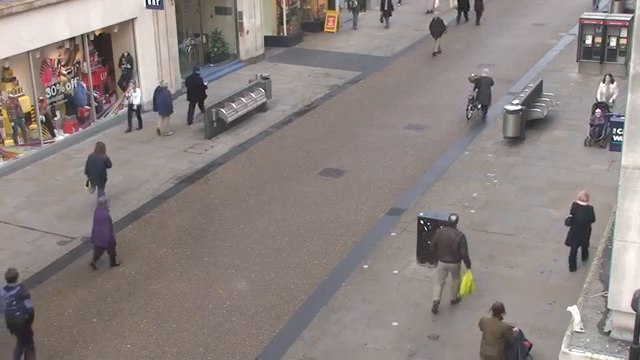
#> input picture frame 53 of distance/test.mp4, 640 x 360 px, given in place of people-capture.mp4, which was not available
$ python counter.py
#> lines starting #> are read from the running program, lines starting #| are printed output that depends on the picture; pictures that were not available may be replaced by others from this repository, and a replacement may not be noted
import numpy as np
import time
import imutils
import cv2

avg = None
video = cv2.VideoCapture("people-capture.mp4")
xvalues = list()
motion = list()
count1 = 0
count2 = 0
def find_majority(k):
    myMap = {}
    maximum = ( '', 0 ) # (occurring element, occurrences)
    for n in k:
        if n in myMap: myMap[n] += 1
        else: myMap[n] = 1

        # Keep track of maximum on the go
        if myMap[n] > maximum[1]: maximum = (n,myMap[n])

    return maximum

while 1:
    ret, frame = video.read()
#> frame is the input picture: shape (360, 640, 3); mean B, G, R 128.1, 130.6, 139.6
    flag = True
    text=""

    frame = imutils.resize(frame, width=500)
#> frame: shape (281, 500, 3)
    gray = cv2.cvtColor(frame, cv2.COLOR_BGR2GRAY)
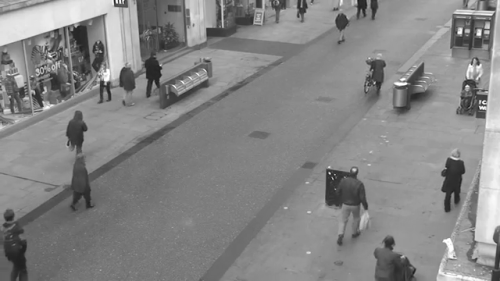
#> gray: shape (281, 500); min 25, max 255, mean 133.1
    gray = cv2.GaussianBlur(gray, (21, 21), 0)
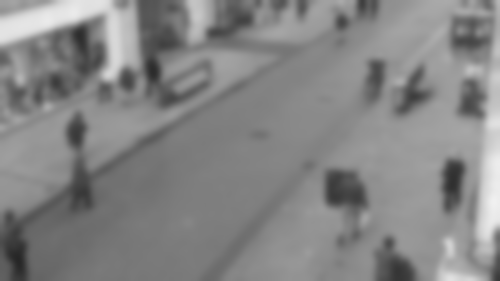
#> gray: shape (281, 500); min 38, max 240, mean 133.1

    if avg is None:
        print ("[INFO] starting background model...")
        avg = gray.copy().astype("float")
        continue

    cv2.accumulateWeighted(gray, avg, 0.5)
    frameDelta = cv2.absdiff(gray, cv2.convertScaleAbs(avg))
    thresh = cv2.threshold(frameDelta, 5, 255, cv2.THRESH_BINARY)[1]
    thresh = cv2.dilate(thresh, None, iterations=2)
    ( cnts, _) = cv2.findContours(thresh.copy(), cv2.RETR_EXTERNAL, cv2.CHAIN_APPROX_SIMPLE)

    for c in cnts:
        if cv2.contourArea(c) < 5000:
            continue
        (x, y, w, h) = cv2.boundingRect(c)
        xvalues.append(x)
        cv2.rectangle(frame, (x, y), (x + w, y + h), (0, 0, 255), 2)
        flag = False

    no_x = len(xvalues)

    if (no_x > 2):
        difference = xvalues[no_x - 1] - xvalues[no_x - 2]
        if(difference > 0):
            motion.append(1)
        else:
            motion.append(0)

    if flag is True:
        if (no_x > 5):
            val, times = find_majority(motion)
            if val == 1 and times >= 15:
                count1 += 1
            else:
                count2 += 1

        xvalues = list()
        motion = list()

    cv2.line(frame, (260, 0), (260,480), (0,255,0), 2)
    cv2.line(frame, (420, 0), (420,480), (0,255,0), 2)
    cv2.putText(frame, "In: {}".format(count1), (10, 20), cv2.FONT_HERSHEY_SIMPLEX, 0.5, (0, 0, 255), 2)
    cv2.putText(frame, "Out: {}".format(count2), (10, 40), cv2.FONT_HERSHEY_SIMPLEX, 0.5, (0, 0, 255), 2)
    cv2.imshow("Frame",frame)
    cv2.imshow("Gray",gray)
    cv2.imshow("FrameDelta",frameDelta)

    key = cv2.waitKey(1) & 0xFF
    if key == ord('q'):
        break

video.release()
cv2.destroyAllWindows()

$ run again, starting later in the video
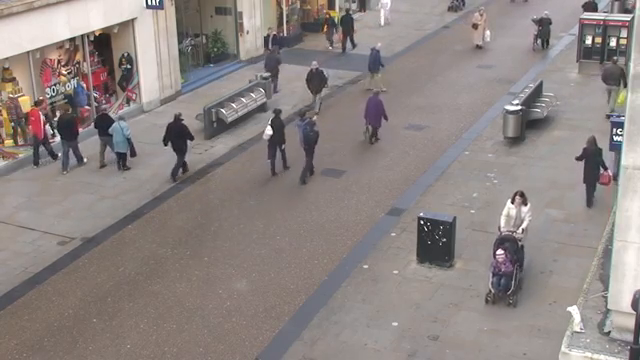
#> input picture frame 238 of distance/test.mp4, 640 x 360 px, given in place of people-capture.mp4, which was not available
#> frame is the input picture: shape (360, 640, 3); mean B, G, R 131, 133.2, 141.7
#> frame: shape (281, 500, 3)
#> `gray = cv2.cvtColor(frame, cv2.COLOR_BGR2GRAY)`:
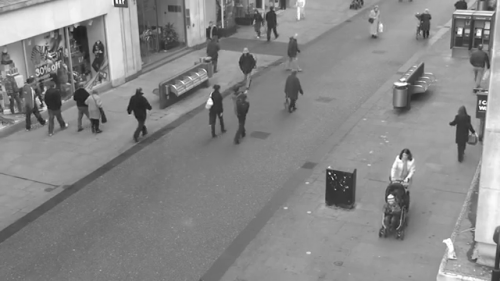
#> gray: shape (281, 500); min 22, max 255, mean 135.5
#> `gray = cv2.GaussianBlur(gray, (21, 21), 0)`:
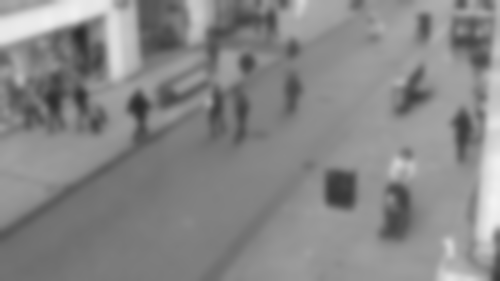
#> gray: shape (281, 500); min 41, max 242, mean 135.5

$ run again, starting later in the video
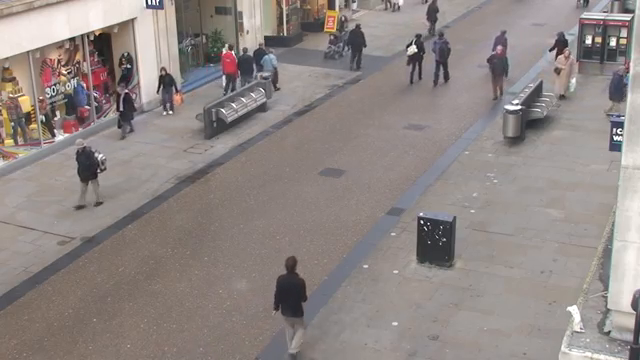
#> input picture frame 424 of distance/test.mp4, 640 x 360 px, given in place of people-capture.mp4, which was not available
#> frame is the input picture: shape (360, 640, 3); mean B, G, R 132.5, 135.1, 143.8
#> frame: shape (281, 500, 3)
#> `gray = cv2.cvtColor(frame, cv2.COLOR_BGR2GRAY)`:
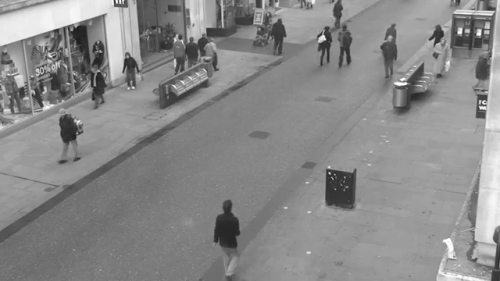
#> gray: shape (281, 500); min 27, max 255, mean 137.5
#> `gray = cv2.GaussianBlur(gray, (21, 21), 0)`:
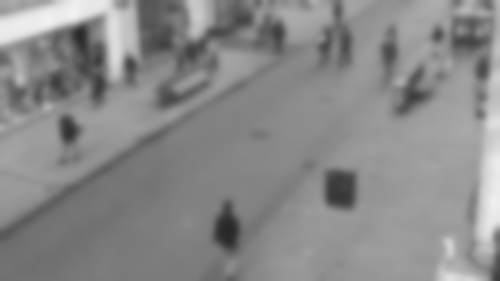
#> gray: shape (281, 500); min 40, max 242, mean 137.5
